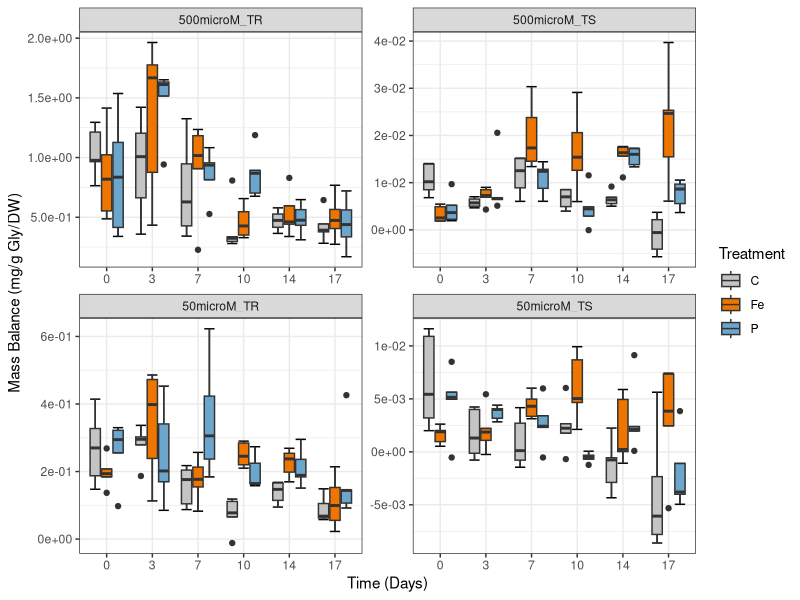
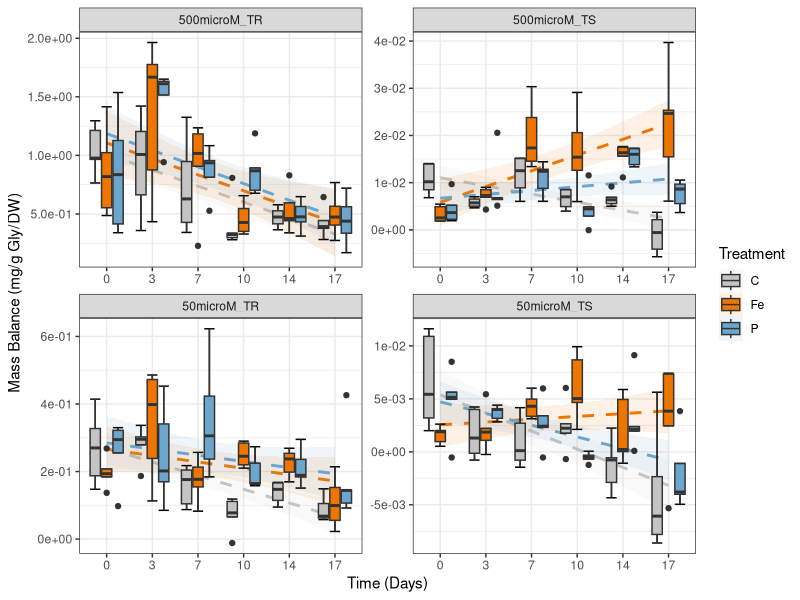
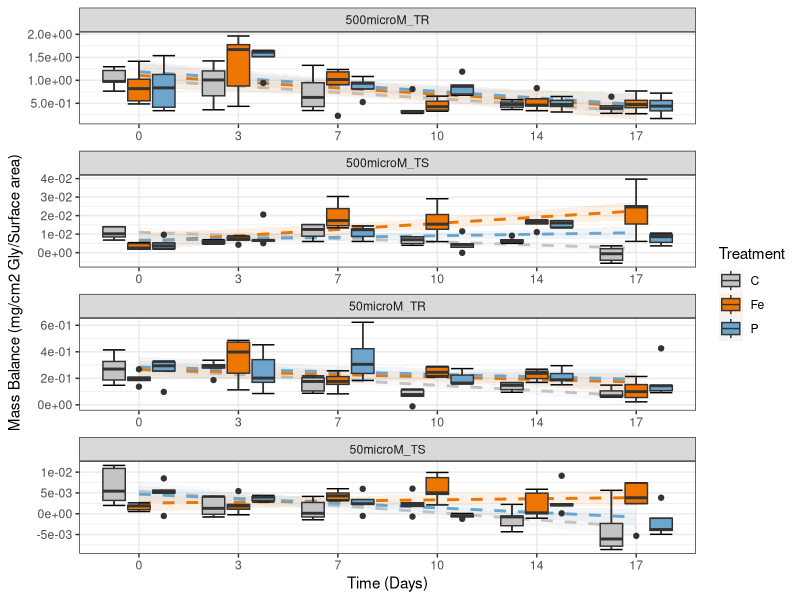
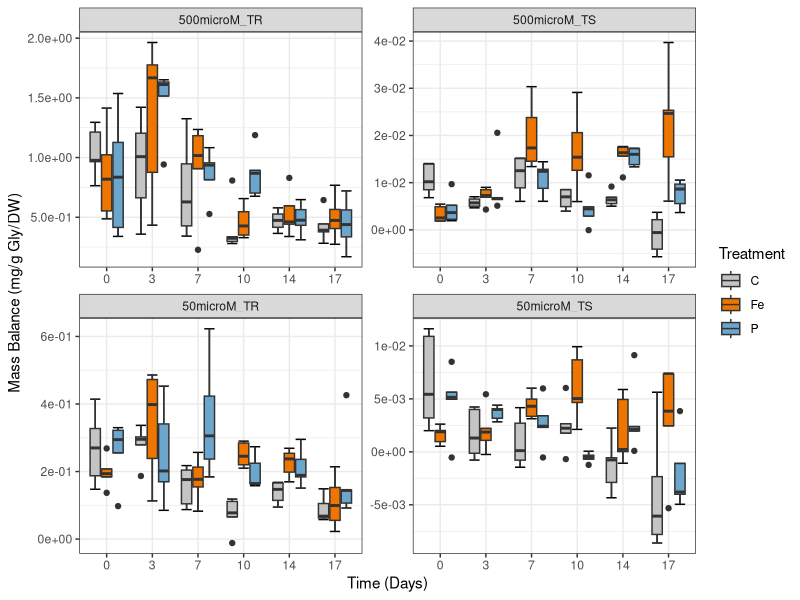
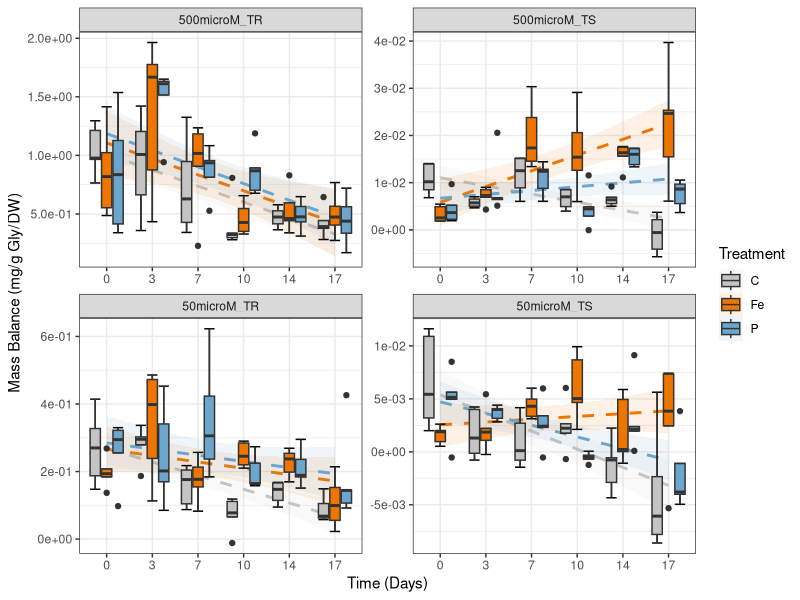
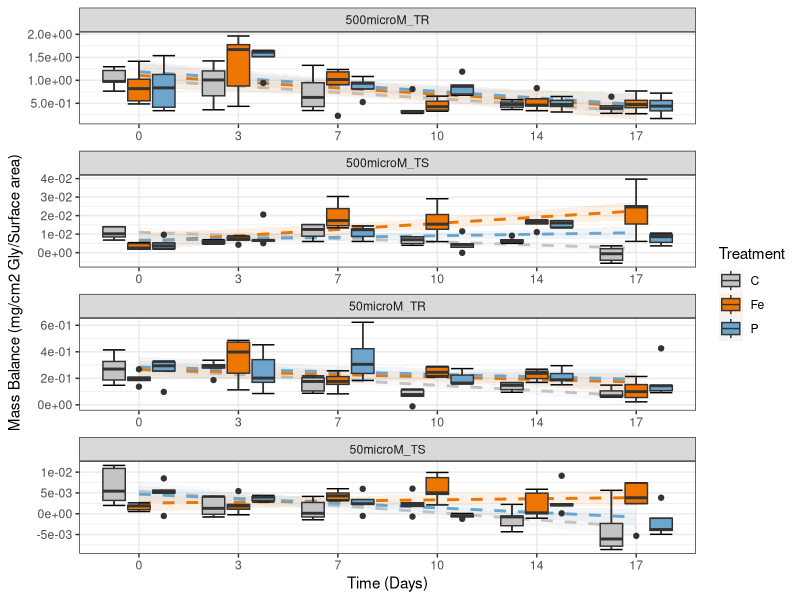

R code for these plots, in order: (Note: this script raises an error after producing the figures.)
library(readr)
library(ggpubr)
library(ggplot2)
library(reshape2)
library(tidyverse)
library(plyr) 
library(dplyr)
library(readxl)
library(scales)


table <- read.csv("DATA_STD_MassBalance_Reuptake.csv" , sep=";" ,header=T)
#or
#table <- read.csv("DATA_STD_MassBalance_Reuptake_(Surface).csv", sep=";",header=T)

table <- table %>% drop_na(Value)



#SideBySide Boxlot ####
my_order<- c("C", "Fe", "P")
f1 <- ggplot(table, aes(x = factor(Time), y = Value, fill = Treatment)) +  
  stat_boxplot(geom="errorbar") +
  geom_boxplot() +
  theme_bw() + 
  scale_fill_manual(values=c("grey77","darkorange2", "skyblue3")) +
  scale_color_manual(values=c("grey77","darkorange2", "skyblue3")) +
  scale_y_continuous(labels = scientific)


f2 <- f1 + facet_wrap(~Species_Tissue, scales="free", ncol = 2)+
  ylab("Mass Balance (mg/g Gly/DW)") + 
  xlab("Time (Days)")
f2
ggsave(filename = "STD_MassBalance_SideBySide_Boxplot.pdf", plot = last_plot(), dpi = 600, units = "cm", width = 70, height = 60, scale = 0.5)

#or
#f2 <- f1 + facet_wrap(~Species_Tissue, scales="free", ncol = 1)+
  #ylab("Mass Balance (mg/cm2 Gly/Surface area)") + 
  #xlab("Time (Days)")
#f2
#ggsave(filename = "STD_MassBalance_SideBySide_Boxplot_Surface.pdf", plot = last_plot(), dpi = 600, units = "cm", width = 40, height = 60, scale = 0.5)



#SideBySide Boxlot + trendline ####
trendline <- geom_smooth(aes(group = Treatment, color = Treatment, fill = Treatment), method=lm, alpha = 0.1, linetype="dashed") 

f1 <- ggplot(table, aes(x = factor(Time), y = Value, fill = Treatment)) +  
  trendline +
  stat_boxplot(geom="errorbar") +
  geom_boxplot() +
  theme_bw() + 
  scale_fill_manual(values=c("grey77","darkorange2", "skyblue3")) +
  scale_color_manual(values=c("grey77","darkorange2", "skyblue3")) +
  scale_y_continuous(labels = scientific) +
  stat_regline_equation()

f2 <- f1 + facet_wrap(~Species_Tissue, scales="free", ncol = 2)+
  ylab("Mass Balance (mg/g Gly/DW)") + 
  xlab("Time (Days)")
f2
ggsave(filename = "STD_MassBalance_SideBySide_Boxplot_2.pdf", plot = last_plot(), dpi = 600, units = "cm", width = 70, height = 60, scale = 0.5)
#or
f2 <- f1 + facet_wrap(~Species_Tissue, scales="free", ncol = 1)+
  ylab("Mass Balance (mg/cm2 Gly/Surface area)") + 
  xlab("Time (Days)")
f2
ggsave(filename = "STD_MassBalance_SideBySide_Boxplot_Surface_2.pdf", plot = last_plot(), dpi = 600, units = "cm", width = 40, height = 60, scale = 0.5)



#Regression line statistics ####
##Assumptions  ####
###1. Indipendence of observation (no autocorrelation between time and treatment)
cor(table$Time, table$Treatment)

###2. Normality
hist(table$Value)

###3. Linearity
plot(Value ~ Time, data=table)
plot(Value ~ Treatment, data=table)

###4. Homoscedasticity


##Model fitting and statistics ####
vector_Species_Tissue <- c("50microM_TR",
                           "50microM_TS",
                           "500microM_TR",
                           "500microM_TS")
vector_Treatment <- c("C",
                      "P",
                      "Fe")



###create Subsets according to Species_Tissue ####
Subsets <- lapply(vector_Species_Tissue, function(i){ 
  i <- subset(table, Species_Tissue == i)
})
names(Subsets) <- vector_Species_Tissue



###Regression model development  ####
Regression_line <- lapply(vector_Species_Tissue, function(m){
  lapply(split(Subsets[[m]], Subsets[[m]][["Treatment"]]), function(i){ 
    lm(Value ~ Time, data = i)
  })
})
names(Regression_line) <- vector_Species_Tissue



###Extract statistics/data from model ####
TR50microM <- lapply(vector_Treatment, function(m){
  summary(Regression_line[["50microM_TR"]][[m]])
})
names(TR50microM) <- vector_Treatment
TS50microM <- lapply(vector_Treatment, function(m){
  summary(Regression_line[["50microM_TS"]][[m]])
})
names(TS50microM) <- vector_Treatment
TR500microM <- lapply(vector_Treatment, function(m){
  summary(Regression_line[["500microM_TR"]][[m]])
})
names(TR500microM) <- vector_Treatment
TS500microM <- lapply(vector_Treatment, function(m){
  summary(Regression_line[["500microM_TS"]][[m]])
})
names(TS500microM) <- vector_Treatment



###Save/print results of linear model significance ####
sink("STD_MassBalance_Regression_line.csv")
"TR50microM"
TR50microM
"TS50microM"
TS50microM
"TR500microM"
TR500microM
"TS500microM"
TS500microM
sink(NULL)


###Regression_model_comparison (Time as numeric and not factor) ####
Regression_model_comparison <- lapply(vector_Species_Tissue, function(m){
  lm(Value ~ Time * Treatment , data = Subsets[[m]])
})
names(Regression_model_comparison) <- vector_Species_Tissue

Regression_model_comparison_print <- lapply(vector_Species_Tissue, function(m){
  summary(Regression_model_comparison[[m]])
})
names(Regression_model_comparison_print) <- vector_Species_Tissue


sink("STD_MassBalance_Regression_model_Comparison.csv")
Regression_model_comparison_print
sink(NULL)